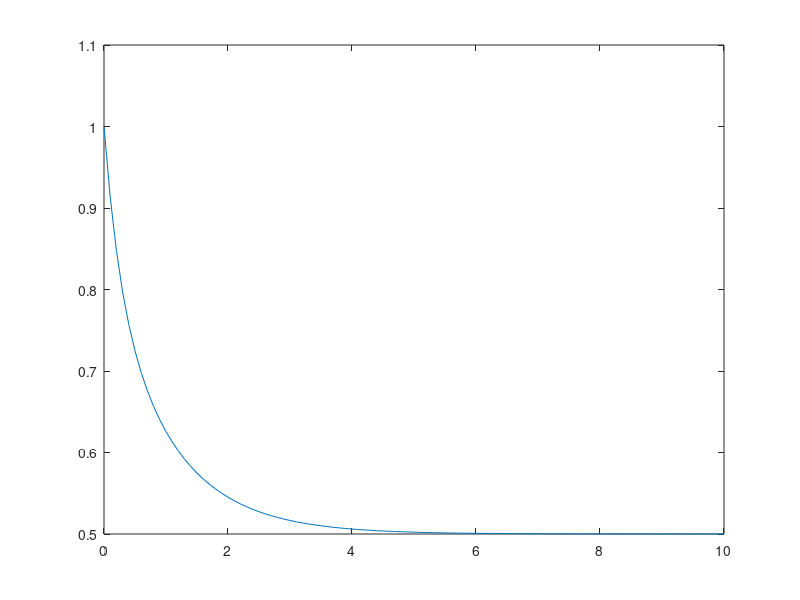

MATLAB code to generate this figure:
clear;

%a)
num = [1 4 2];
den = [1 5 4 0];
[r,p,k] = residue(num,den);

M1=abs(r(1));
fi1=angle(r(1))*180/pi;

M2=abs(r(2));
fi2=angle(r(2))*180/pi;

M3=abs(r(3));
fi3=angle(r(3))*180/pi;

t =[0:0.1:10];
y = 0.1667*exp(-4*t)+0.3333333333*exp(-1*t)+0.5;

plot(t,y);